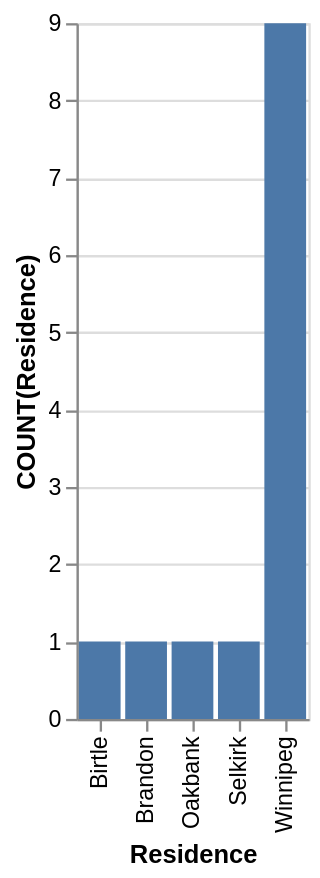

Write a Vega-Lite specification for this figure.
### Vega-Lite specification from a JSON file in a GitHub repository (floating-point values rounded to 4 significant figures)
{"data": {"values": [{"x_data": "Birtle", "y_data": 1}, {"x_data": "Brandon", "y_data": 1}, {"x_data": "Oakbank", "y_data": 1}, {"x_data": "Selkirk", "y_data": 1}, {"x_data": "Winnipeg", "y_data": 9}]}, "mark": "bar", "encoding": {"x": {"field": "x_data", "type": "nominal", "title": "Residence", "sort": "ascending"}, "y": {"field": "y_data", "type": "quantitative", "title": "COUNT(Residence)"}}}
